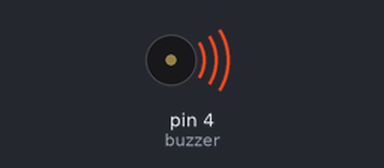
The sketch below on a simulated Arduino Uno, built with avr-gcc and run on an emulated ATmega328P. On the bench: buzzer (waves = sounding, pin HIGH).

Above: at 0.5 s.
Timing chart, 0 to 4.6 s (numbered marks = the images above):
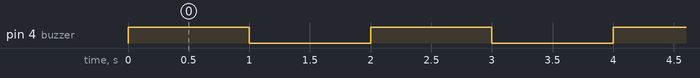

The sketch:

PB9.ino
```cpp
const int buzzer=4; // PUERTO GPIO 4 PARA EL PIN + DEL BUZZER.

void setup() {
pinMode(buzzer,OUTPUT); //Configurar el pin 4 como salida.
}

void loop() {
digitalWrite(buzzer, HIGH); //activar el buzzer y emitir sonido
delay(1000); //duración de un segundo
digitalWrite(buzzer, LOW); //desactivar el buzzer
delay(1000); // esperar un segundo

}
```

Measured:
- by itself, pin 4 (buzzer): alternates HIGH for 1.0 s and LOW for 1.0 s
